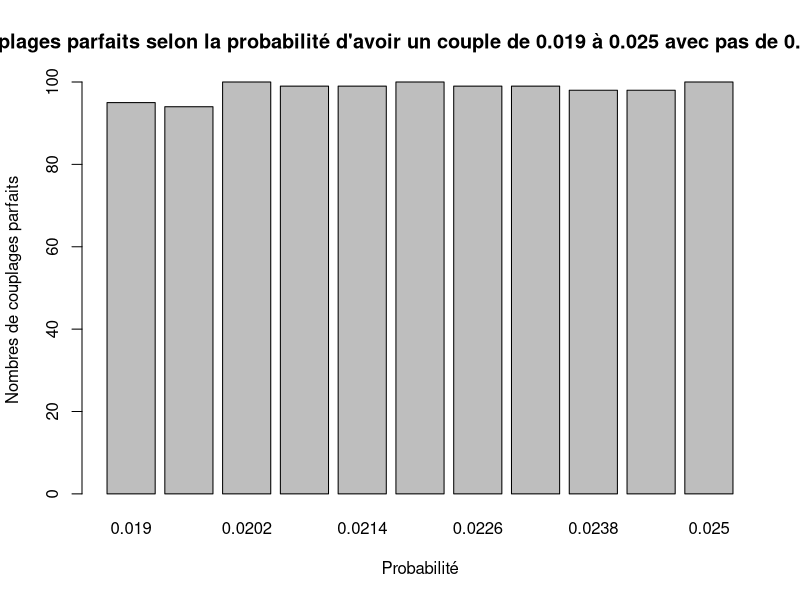

Source code (R):
probs = c(0.01,0.06,0.11,0.16,0.21,0.26,0.31,0.36,0.41,0.46,0.51,0.56,0.61,0.66,0.71,0.76,0.81,0.86,0.91)
values = c(0,100,100,100,100,100,100,100,100,100,100,100,100,100,100,100,100,100,100)

probs = c(0.011,0.013,0.015,0.017,0.019,0.021,0.023,0.025,0.027,0.029)
values = c(0,24,67,73,94,100,98,100,100,100)

probs = c(0.001,0.006,0.011,0.016,0.021,0.026,0.031,0.036,0.041,0.046,0.051,0.056)
values = c(0,0,2,66,93,100,100,100,100,100,100,100)

probs = c(0.019,0.0196,0.0202,0.0208,0.0214,0.022,0.0226,0.0232,0.0238,0.0244,0.025)
values = c(95,94,100,99,99,100,99,99,98,98,100)


jpeg("/home/vincent/si4/Algo/Algorithmique-avanc-couplage-/p4.jpg", height=600, width = 900)
barplot(values,  
        panel.first=abline(h=pretty(values),col="lightgrey",lty=2),
        main="Nombre de couplages parfaits selon la probabilité d'avoir un couple de 0.019 à 0.025 avec pas de 0.0006 sur 100 essais",
        xlab="Probabilité",ylab="Nombres de couplages parfaits", 
        names.arg=probs)
dev.off()
